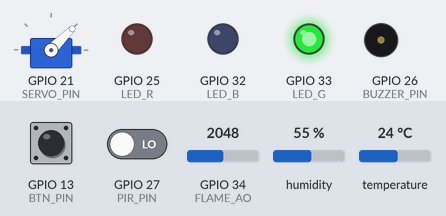
Simulated run of this sketch. Board: ESP32. Shown: servo, output pins drawn as LEDs (lit = HIGH), buzzer (waves = sounding, pin HIGH). Inputs (shaded band) come from the test bench; at power-on: temperature 24 °C, GPIO 34 (FLAME_AO) = 2048, GPIO 13 (BTN_PIN) HIGH, GPIO 27 (PIR_PIN) LOW, humidity 55 % (analog values on the 0–4095 scale). WiFi joins after 1.5 s; servers stay silent unless stated; the local clock reads 2024-03-15 10:24:30 at power-on unless the sketch sets it; storage starts empty; no MQTT or app messages arrive unless stated; what the sketch prints to the serial monitor is not drawn.

Above: at 2.7 s.
2.8 s: temperature set to 36 °C
11.5 s: temperature set to 39 °C
At 12.7 s:
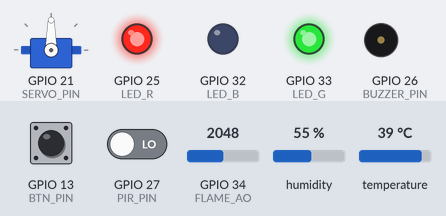
19.5 s: GPIO 34 (FLAME_AO) set to 1072
23.0 s: GPIO 34 (FLAME_AO) set to 963
At 23.23 s:
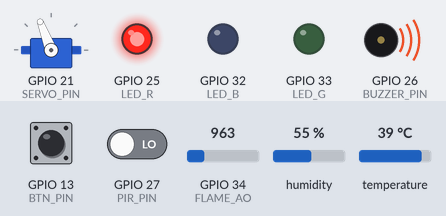
26.5 s: GPIO 13 (BTN_PIN) pulled LOW for 3.2 s
At 29.0 s:
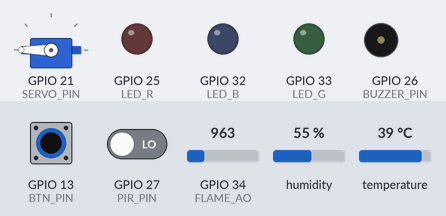
31.2 s: GPIO 13 (BTN_PIN) pulled LOW for 3.2 s
At 32.91 s:
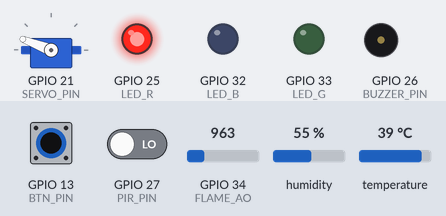
Timing chart, 0 to 36.9 s (numbered marks = the images above; inputs shaded):
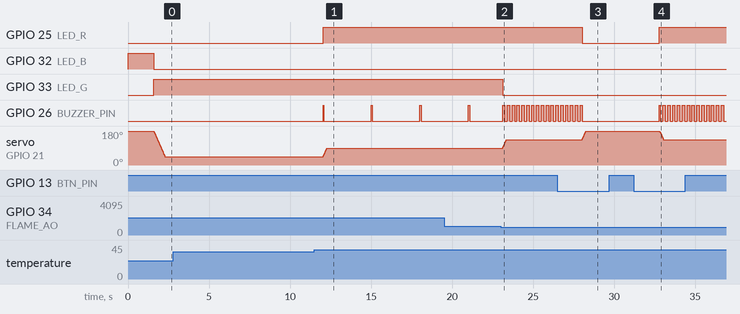

The sketch:

ForestFireIoT.ino
```cpp
/*
  Forest Fire Detection & Alert System  -  v5 (flame false-alarm fix)
  Board : ESP32 DevKit V1 (DOIT)

  Changes from v4
    - Flame detection uses the ANALOG pin only by default (USE_FLAME_DO = false).
      The digital pin (DO) was reading LOW all the time and caused a permanent ALARM.
    - Optional DEBUG_SENSORS prints AO / DO values to Serial for calibration.
    - Comments updated: power saving = CPU scaling + delay(), not light sleep.
    - Removed unused variables (alarmLatched, tServoDone).

  Requirements covered
    1. Push switch : long press (1.5 s) = system ON / OFF (low-power idle),
                     short press = mute / unmute, double press = battery saver
    2. Data        : MQTT/Node-RED + microSD CSV log (+ Serial print)
    3. Timestamps  : NTP over WiFi (UTC+7). Clock keeps running while OFF
    4. Technique   : Finite State Machine (OFF / SAFE / WARNING / ALARM)
                     + external interrupt on the button
    5. Servo       : points to a different angle for every state

  Libraries (Library Manager):
    DHT sensor library, Adafruit Unified Sensor, ESP32Servo, PubSubClient
    (SD, SPI, WiFi come with the ESP32 core)
*/

#include <WiFi.h>
#include <time.h>
#include <SPI.h>
#include <SD.h>
#include <DHT.h>
#include <ESP32Servo.h>
#include <PubSubClient.h>
#include "secrets.h"

// ---------------- USER SETTINGS ----------------
const long  GMT_OFFSET_SEC = 7 * 3600;      // Bangkok = UTC+7
const int   DST_OFFSET_SEC = 0;
#define USE_SD true                          // set false if you have no SD module
#define USE_FLAME_DO false                   // true = also use the flame module's digital pin (DO)
#define DEBUG_SENSORS false                  // true = print AO / DO values to Serial

// ---------------- Servo settings ----------------
// A normal SG90 / MG90S servo only turns 0-180 degrees, so 270 and 360 are
// impossible. Your 90/180/270/360 plan is therefore scaled by 1/2.
// Choose ONE option:
//
// OPTION A (standard 180-degree servo)  <-- default
const int SERVO_RANGE_DEG = 180;
const int ANGLE_SAFE  = 45;     // = "90"  in your plan
const int ANGLE_WARN  = 90;     // = "180"
const int ANGLE_ALARM = 135;    // = "270"
const int ANGLE_OFF   = 180;    // = "360"
//
// OPTION B (270-degree servo, e.g. some DS3218/25kg types):
//   SERVO_RANGE_DEG = 270; SAFE = 90; WARN = 180; ALARM = 270; OFF = 0
//   (a servo can never reach 360, so OFF uses 0 = the start position)
//
// A 360-degree "continuous rotation" servo can NOT hold angles - don't use it.

const int SERVO_MIN_US = 500;    // pulse width at 0 deg
const int SERVO_MAX_US = 2400;   // pulse width at SERVO_RANGE_DEG
const int SERVO_STEP_DEG = 3;    // smooth movement: degrees per step
const unsigned long SERVO_STEP_MS = 15;

// ---------------- Pin map ----------------
#define SD_CS       22      // SD SCK 18 / MOSI 23 / MISO 19
#define DHT_PIN     4
#define DHT_TYPE    DHT11
#define FLAME_AO    34
#define FLAME_DO    35
#define PIR_PIN     27
#define BTN_PIN     13      // button to GND, internal pull-up
#define BUZZER_PIN  26      // active buzzer
#define LED_R       25
#define LED_G       33
#define LED_B       32
#define SERVO_PIN   21

// ---------------- Thresholds ----------------
const float TEMP_WARN        = 38.0;
const float TEMP_ALARM       = 45.0;
const float TEMP_DRY_WARN    = 33.0;
const float HUM_DRY          = 30.0;
const int   FLAME_ANALOG_MAX = 1000;         // AO below this = flame. Calibrate!
const unsigned long PIR_WARMUP_MS    = 30000;
const unsigned long LONG_PRESS_MS    = 1500;
const unsigned long LOG_INTERVAL_MS  = 5000;
const unsigned long RESYNC_MS        = 3600000UL;   // re-sync NTP on power-on if older than 1 h
const char* LOG_FILE = "/fire_log.csv";
const unsigned long ALARM_CLEAR_MS  = 3000;    // danger must be gone this long before ALARM -> SAFE (0 = instant)
const unsigned long DOUBLE_PRESS_MS = 400;     // 2 short presses within this = battery-saver toggle

// Normal vs battery-saver timing (battery-saver only slows things down while SAFE)
const unsigned long NORM_DHT_MS = 2000, NORM_SENSOR_MS = 100;
const unsigned long ECO_DHT_MS  = 5000, ECO_SENSOR_MS  = 300, ECO_LOG_MS = 30000;
const unsigned long ECO_NAP_MS  = 100;         // idle delay between loops in battery-saver
const unsigned long MQTT_RETRY_MS = 5000;
const unsigned long TELEMETRY_MS = 5000;
const char* TELEMETRY_TOPIC = "forestfire/esp32/telemetry";
const char* COMMAND_TOPIC = "forestfire/esp32/command";
const char* STATUS_TOPIC = "forestfire/esp32/status";

// ---------------- Objects ----------------
DHT dht(DHT_PIN, DHT_TYPE);
Servo stateServo;
WiFiClient wifiClient;
PubSubClient mqtt(wifiClient);
unsigned long lastMqttAttempt = 0, lastTelemetry = 0;
bool remoteTest = false;
bool wifiStarted = false, ntpConfigured = false;

// ---------------- Finite state machine ----------------
enum SysState { SYS_OFF, SYS_SAFE, SYS_WARNING, SYS_ALARM };
SysState sys = SYS_SAFE;

// Button event type. It must be declared up here, before the first function,
// because the Arduino IDE auto-generates function prototypes at that point.
enum BtnEvent { BTN_NONE, BTN_SHORT, BTN_DOUBLE, BTN_LONG };

const char* stateName(SysState s) {
  switch (s) {
    case SYS_OFF:     return "OFF";
    case SYS_SAFE:    return "SAFE";
    case SYS_WARNING: return "WARNING";
    default:          return "ALARM";
  }
}

int servoAngleFor(SysState s) {
  switch (s) {
    case SYS_OFF:     return ANGLE_OFF;
    case SYS_SAFE:    return ANGLE_SAFE;
    case SYS_WARNING: return ANGLE_WARN;
    default:          return ANGLE_ALARM;
  }
}

// ---------------- Data ----------------
float temperature = 0, humidity = 0;
bool  dhtOk = false;
int   flameAnalog = 4095;
bool  flame = false, motion = false;
bool  muted = false;
unsigned long lastDangerAt = 0;
bool  batteryMode = false;                  // false = normal, true = battery saver
bool  servoAttached = false;
int   servoAngle = ANGLE_OFF;               // current position (starts at OFF position)

bool sdOk = false;
bool timeValid = false;
unsigned long lastSyncMs = 0;

unsigned long tDht = 0, tSensors = 0, tServo = 0, tLog = 0;

// ---------------- Button (interrupt driven) ----------------
volatile bool btnFlag = false;
volatile unsigned long btnIsrTime = 0;
bool btnTracking = false, btnLongFired = false;
bool pendingShort = false;                // waiting to see if a 2nd short press follows
unsigned long pendingShortAt = 0;
unsigned long btnDownAt = 0;

void IRAM_ATTR onButtonISR() {            // keep ISR tiny: just raise a flag
  unsigned long t = millis();
  if (t - btnIsrTime > 60) {              // simple debounce
    btnIsrTime = t;
    btnFlag = true;
  }
}

BtnEvent pollButton() {
  if (btnFlag && !btnTracking) {
    btnFlag = false;
    btnTracking = true;
    btnLongFired = false;
    btnDownAt = millis();
  }
  if (!btnTracking) {
    if (pendingShort && millis() - pendingShortAt > DOUBLE_PRESS_MS) {   // no 2nd press -> single
      pendingShort = false;
      return BTN_SHORT;
    }
    return BTN_NONE;
  }

  bool down = (digitalRead(BTN_PIN) == LOW);
  unsigned long held = millis() - btnDownAt;

  if (down && !btnLongFired && held >= LONG_PRESS_MS) {
    btnLongFired = true;
    pendingShort = false;
    return BTN_LONG;
  }
  if (!down) {
    btnTracking = false;
    btnFlag = false;
    if (!btnLongFired && held >= 30) {
      if (pendingShort && millis() - pendingShortAt <= DOUBLE_PRESS_MS) {
        pendingShort = false;
        return BTN_DOUBLE;
      }
      pendingShort = true;
      pendingShortAt = millis();
    }
  }
  return BTN_NONE;
}

// ---------------- Time (NTP) ----------------
bool syncTime() {
  Serial.print("Connecting to WiFi: ");
  Serial.println(WIFI_SSID);
  if (!wifiStarted) {
    WiFi.mode(WIFI_STA);
    WiFi.setAutoReconnect(true);
    WiFi.begin(WIFI_SSID, WIFI_PASS);
    wifiStarted = true;
  }
  unsigned long t0 = millis();
  while (WiFi.status() != WL_CONNECTED && millis() - t0 < 10000) delay(250);

  if (WiFi.status() == WL_CONNECTED) {
    Serial.println("WiFi connected");
    configTime(GMT_OFFSET_SEC, DST_OFFSET_SEC, "pool.ntp.org", "time.google.com");
    ntpConfigured = true;
    struct tm ti;
    if (getLocalTime(&ti, 8000)) {
      timeValid = true;
      lastSyncMs = millis();
      Serial.println("NTP time set");
    } else {
      Serial.println("NTP failed (no internet?)");
    }
  } else {
    Serial.println("WiFi failed (check name, password, 2.4 GHz)");
  }
  // Keep Wi-Fi active for MQTT. NTP synchronizes independently of the broker.
  return timeValid;
}

void timestamp(char* buf, size_t n) {
  time_t now = time(nullptr);
  if (timeValid && now > 1700000000) {
    struct tm ti;
    localtime_r(&now, &ti);
    strftime(buf, n, "%Y-%m-%d %H:%M:%S", &ti);
  } else {
    snprintf(buf, n, "uptime_%lus", millis() / 1000);
  }
}

// ---------------- Logging ----------------
void initSD() {
#if USE_SD
  sdOk = false;
  if (!SD.begin(SD_CS) || SD.cardType() == CARD_NONE) {
    Serial.println("SD: NOT CONNECTED - check CS=22, SCK=18, MISO=19, MOSI=23, power, and FAT32");
    return;
  }
  if (!SD.exists(LOG_FILE)) {
    File f = SD.open(LOG_FILE, FILE_WRITE);
    if (!f) {
      Serial.println("SD: card detected, but could not create /fire_log.csv");
      return;
    }
    if (!f.println("timestamp,event,state,temp_c,humidity,flame_ao,flame,motion,servo_deg")) {
      f.close();
      Serial.println("SD: card detected, but writing the CSV header failed");
      return;
    }
    f.close();
  }
  sdOk = true;
  Serial.printf("SD: CONNECTED | Card size: %llu MB | Logging to %s\n",
                SD.cardSize() / (1024ULL * 1024ULL), LOG_FILE);
#else
  Serial.println("SD: disabled in firmware settings");
#endif
}

void logRow(const char* event) {
  char ts[24];
  timestamp(ts, sizeof(ts));
  char tempField[16], humidityField[16];
  if (dhtOk) {
    snprintf(tempField, sizeof(tempField), "%.1f", temperature);
    snprintf(humidityField, sizeof(humidityField), "%.0f", humidity);
  } else {
    strcpy(tempField, "NA");
    strcpy(humidityField, "NA");
  }
  char line[160];
  snprintf(line, sizeof(line), "%s,%s,%s,%s,%s,%d,%d,%d,%d",
           ts, event, stateName(sys), tempField, humidityField,
           flameAnalog, flame, motion, servoAngle);
  char tempDisplay[24], humidityDisplay[24];
  if (dhtOk) {
    snprintf(tempDisplay, sizeof(tempDisplay), "%.1f C", temperature);
    snprintf(humidityDisplay, sizeof(humidityDisplay), "%.0f %%", humidity);
  } else {
    strcpy(tempDisplay, "unavailable");
    strcpy(humidityDisplay, "unavailable");
  }
  const char* sdStatus = "disabled";
#if USE_SD
  sdStatus = "not available";
  if (sdOk) {
    File f = SD.open(LOG_FILE, FILE_APPEND);
    if (f) {
      size_t written = f.println(line);
      f.close();
      if (written) sdStatus = "saved";
      else sdOk = false;
    } else {
      sdOk = false;
    }
  }
#endif
  // Human-readable Serial Monitor output; keep the SD file as machine-readable CSV.
  Serial.printf("Time: %s | Event: %s | State: %s | Temperature: %s | "
                "Humidity: %s | Flame AO: %d | Flame: %s | "
                "PIR motion: %s | Servo: %d deg | Buzzer: %s | Mode: %s | SD: %s\n",
                ts, event, stateName(sys),
                tempDisplay, humidityDisplay,
                flameAnalog, flame ? "DETECTED" : "clear",
                motion ? "detected" : "none", servoAngle,
                muted ? "muted" : "armed",
                batteryMode ? "battery saver" : "normal", sdStatus);
}

// Only three exact commands are accepted. A remote test may raise the alarm,
// but no remote command can clear a real flame or over-temperature alarm.
void onMqttMessage(char* topic, byte* payload, unsigned int length) {
  if (strcmp(topic, COMMAND_TOPIC) != 0 || length == 0 || length > 32) return;
  char command[33];
  memcpy(command, payload, length);
  command[length] = '\0';
  if (strcmp(command, "MUTE") == 0) { muted = true; logRow("REMOTE_MUTE"); }
  else if (strcmp(command, "UNMUTE") == 0) { muted = false; logRow("REMOTE_UNMUTE"); }
  else if (strcmp(command, "TEST_ON") == 0) { remoteTest = true; logRow("REMOTE_TEST_ON"); }
  else if (strcmp(command, "TEST_OFF") == 0) { remoteTest = false; logRow("REMOTE_TEST_OFF"); }
}

// Let the ESP32 Wi-Fi stack reconnect automatically. Calling reconnect()
// while STA is already connecting produces "sta is connecting" errors.
void serviceMqtt() {
  if (WiFi.status() != WL_CONNECTED) {
    return;
  }
  if (!ntpConfigured) {
    configTime(GMT_OFFSET_SEC, DST_OFFSET_SEC, "pool.ntp.org", "time.google.com");
    ntpConfigured = true;
  }
  if (!timeValid && time(nullptr) > 1700000000) {
    timeValid = true;
    lastSyncMs = millis();
  }
  if (!mqtt.connected()) {
    if (millis() - lastMqttAttempt >= MQTT_RETRY_MS) {
      lastMqttAttempt = millis();
      char clientId[32];
      snprintf(clientId, sizeof(clientId), "forestfire-%llX", ESP.getEfuseMac());
      if (mqtt.connect(clientId, STATUS_TOPIC, 0, true, "offline")) {
        mqtt.publish(STATUS_TOPIC, "online", true);
        mqtt.subscribe(COMMAND_TOPIC, 0);
      }
    }
    return;
  }
  mqtt.loop();
}

// Fixed JSON schema shared with the digital twin. NaN is represented as null.
void publishTelemetry() {
  if (!mqtt.connected()) return;
  char ts[24], dhtFields[64], message[320];
  timestamp(ts, sizeof(ts));
  if (dhtOk) snprintf(dhtFields, sizeof(dhtFields), "%.1f,\"humidity\":%.1f", temperature, humidity);
  else snprintf(dhtFields, sizeof(dhtFields), "null,\"humidity\":null");
  snprintf(message, sizeof(message),
    "{\"source\":\"esp32\",\"timestamp\":\"%s\",\"temperature_c\":%s,\"flame_ao\":%d,\"flame\":%s,\"motion\":%s,\"state\":\"%s\",\"muted\":%s,\"servo_deg\":%d,\"battery_saver\":%s}",
    ts, dhtFields, flameAnalog, flame ? "true" : "false", motion ? "true" : "false",
    stateName(sys), muted ? "true" : "false", servoAngle, batteryMode ? "true" : "false");
  mqtt.publish(TELEMETRY_TOPIC, message, true);
}

// ---------------- Outputs ----------------
void setLED(bool r, bool g, bool b) {
  digitalWrite(LED_R, r);                 // common cathode; invert for common anode
  digitalWrite(LED_G, g);
  digitalWrite(LED_B, b);
}

void updateOutputs() {
  if (sys == SYS_OFF) {
    setLED(0, 0, 0);
    digitalWrite(BUZZER_PIN, LOW);
    return;
  }
  if (sys == SYS_SAFE)         setLED(0, batteryMode ? ((millis() % 2000) < 150) : 1, 0);
  else if (sys == SYS_WARNING) setLED(1, 1, 0);
  else                         setLED(1, 0, 0);                 // ALARM = solid red

  if (muted || sys == SYS_SAFE)      digitalWrite(BUZZER_PIN, LOW);
  else if (sys == SYS_WARNING)       digitalWrite(BUZZER_PIN, (millis() % 3000) < 80);
  else                               digitalWrite(BUZZER_PIN, (millis() % 300) < 150);
}

// ---------------- Servo (state pointer) ----------------
void servoWriteDeg(int deg) {
  deg = constrain(deg, 0, SERVO_RANGE_DEG);
  int us = map(deg, 0, SERVO_RANGE_DEG, SERVO_MIN_US, SERVO_MAX_US);
  stateServo.writeMicroseconds(us);
}

void servoAttachIfNeeded() {
  if (!servoAttached) {
    stateServo.setPeriodHertz(50);
    stateServo.attach(SERVO_PIN, SERVO_MIN_US, SERVO_MAX_US);
    servoAttached = true;
    servoWriteDeg(servoAngle);
  }
}

void servoRelease() {                       // no PWM = no servo current
  if (servoAttached) { stateServo.detach(); servoAttached = false; }
}

// Moves one small step toward the angle that belongs to the current state.
void updateServo() {
  int target = servoAngleFor(sys);
  if (servoAngle == target) {
    return;
  }
  servoAttachIfNeeded();
  if (millis() - tServo < SERVO_STEP_MS) return;
  tServo = millis();
  if (servoAngle < target) servoAngle = min(servoAngle + SERVO_STEP_DEG, target);
  else                     servoAngle = max(servoAngle - SERVO_STEP_DEG, target);
  servoWriteDeg(servoAngle);
}

// ---------------- Sensors ----------------
void readSensors() {
  flameAnalog = analogRead(FLAME_AO);
  flame = (flameAnalog < FLAME_ANALOG_MAX);              // analog: lower value = more infrared light
#if USE_FLAME_DO
  flame = flame || (digitalRead(FLAME_DO) == LOW);       // most modules: LOW = flame
#endif
  motion = (digitalRead(PIR_PIN) == HIGH) && (millis() > PIR_WARMUP_MS);
#if DEBUG_SENSORS
  Serial.printf("AO=%d DO=%d PIR=%d\n", flameAnalog, digitalRead(FLAME_DO), digitalRead(PIR_PIN));
#endif
}

void readDHT() {
  float t = dht.readTemperature();
  float h = dht.readHumidity();
  if (isnan(t) || isnan(h)) { dhtOk = false; }
  else { temperature = t; humidity = h; dhtOk = true; }
}

// ---------------- Power on / off ----------------
void startSystem() {
  servoAttached = false;
  servoAttachIfNeeded();                  // attaches and writes the current angle
  servoWriteDeg(servoAngle);              // starts at the OFF position, then glides to SAFE
  readDHT();
  readSensors();
  muted = false;
  sys = SYS_SAFE;
  logRow("SYSTEM_ON");
}

void powerOn() {
  if (!timeValid || millis() - lastSyncMs > RESYNC_MS) syncTime();
  startSystem();
}

void powerOff() {
  logRow("SYSTEM_OFF");
  setLED(0, 0, 0);
  digitalWrite(BUZZER_PIN, LOW);

  // glide the servo to the OFF position, then release it to save power
  servoAttachIfNeeded();
  while (servoAngle != ANGLE_OFF) {
    if (servoAngle < ANGLE_OFF) servoAngle = min(servoAngle + SERVO_STEP_DEG, ANGLE_OFF);
    else                        servoAngle = max(servoAngle - SERVO_STEP_DEG, ANGLE_OFF);
    servoWriteDeg(servoAngle);
    delay(SERVO_STEP_MS);
  }
  delay(300);
  servoRelease();

  sys = SYS_OFF;
  publishTelemetry();
}

// Power saving WITHOUT light sleep (light sleep can switch off the pins/PWM that the
// PIR, button and servo use). Instead we lower the CPU clock and idle with delay().
void applyCpuFreq() {
  uint32_t f = (sys == SYS_OFF || (batteryMode && sys == SYS_SAFE)) ? 80 : 240;
  if (getCpuFrequencyMhz() != f) setCpuFrequencyMhz(f);
}

void napMs(unsigned long ms) {
  if (!btnTracking && digitalRead(BTN_PIN) == LOW) { btnFlag = true; btnIsrTime = millis(); }  // catch a press
  delay(ms);
}

void sleepUntilButton() { napMs(50); }       // OFF state: check the button every 50 ms

// ---------------- FSM step ----------------
void stepFSM(BtnEvent ev) {
  bool danger = remoteTest || flame || (dhtOk && temperature >= TEMP_ALARM);
  bool warn   = dhtOk && (temperature >= TEMP_WARN ||
                         (humidity <= HUM_DRY && temperature >= TEMP_DRY_WARN));

  if (ev == BTN_SHORT) {
    muted = !muted;
    logRow(muted ? "MUTED" : "UNMUTED");
  }

  if (danger) lastDangerAt = millis();

  SysState next = sys;
  switch (sys) {
    case SYS_SAFE:
      if (danger)     next = SYS_ALARM;
      else if (warn)  next = SYS_WARNING;
      break;
    case SYS_WARNING:
      if (danger)     next = SYS_ALARM;
      else if (!warn) next = SYS_SAFE;
      break;
    case SYS_ALARM:
      // leave ALARM automatically once the flame/heat has been gone for ALARM_CLEAR_MS
      if (!danger && millis() - lastDangerAt >= ALARM_CLEAR_MS)
        next = warn ? SYS_WARNING : SYS_SAFE;
      break;
    default:
      break;
  }
  if (sys == SYS_ALARM && next != SYS_ALARM) muted = false;   // next alarm will sound again

  if (next != sys) {
    sys = next;
    logRow("STATE_CHANGE");
    tLog = millis();
  }
}

// ---------------- Arduino ----------------
void setup() {
  Serial.begin(115200);

  pinMode(FLAME_DO, INPUT);
  pinMode(PIR_PIN, INPUT);
  pinMode(BTN_PIN, INPUT_PULLUP);
  pinMode(BUZZER_PIN, OUTPUT);
  pinMode(LED_R, OUTPUT);
  pinMode(LED_G, OUTPUT);
  pinMode(LED_B, OUTPUT);
  analogReadResolution(12);
  attachInterrupt(digitalPinToInterrupt(BTN_PIN), onButtonISR, FALLING);

  dht.begin();
  stateServo.setPeriodHertz(50);

  setLED(0, 0, 1);                    // blue = booting

  syncTime();
  mqtt.setServer(MQTT_HOST, MQTT_PORT);
  mqtt.setCallback(onMqttMessage);
  mqtt.setBufferSize(512);
  initSD();
  startSystem();
}

bool eco() { return batteryMode && sys == SYS_SAFE; }   // slow + idle only while SAFE

void toggleBatteryMode() {
  batteryMode = !batteryMode;
  if (!batteryMode) servoAttachIfNeeded();
  logRow(batteryMode ? "MODE_BATTERY_SAVER" : "MODE_NORMAL");
  tLog = millis();
}

void loop() {
  unsigned long now = millis();
  BtnEvent ev = pollButton();

  if (ev == BTN_LONG) {               // push switch: system ON / OFF
    if (sys == SYS_OFF) powerOn(); else powerOff();
    return;
  }

  applyCpuFreq();

  if (sys == SYS_OFF) {               // power-saving state
    serviceMqtt();
    sleepUntilButton();
    return;
  }

  if (ev == BTN_DOUBLE) { toggleBatteryMode(); ev = BTN_NONE; }
  serviceMqtt();

  bool slow = eco();
  if (now - tDht >= (slow ? ECO_DHT_MS : NORM_DHT_MS))           { tDht = now; readDHT(); }
  if (now - tSensors >= (slow ? ECO_SENSOR_MS : NORM_SENSOR_MS)) { tSensors = now; readSensors(); }

  stepFSM(ev);
  updateServo();
  updateOutputs();

  if (now - tLog >= (slow ? ECO_LOG_MS : LOG_INTERVAL_MS))         { tLog = now; logRow("PERIODIC"); }
  if (now - lastTelemetry >= TELEMETRY_MS) { lastTelemetry = now; publishTelemetry(); }

  if (eco()) napMs(ECO_NAP_MS);       // battery saver: idle between loops (80 MHz clock)
}
```

Source omitted: secrets.example.h (178 bytes)

Measured:
- the behaviour switches between 37 and 38 °C on temperature (found by bisection; images 0 and 1)
- the behaviour switches between 1000 and 999 on GPIO 34 (FLAME_AO) (found by bisection; images 1 and 2)
- after the input at 2.8 s, every drawn part: stays the same
- after the input at 11.5 s, GPIO 25 (LED_R): LOW → HIGH after 0.55 s; GPIO 26 (BUZZER_PIN): alternates HIGH for 0.08 s and LOW for 2.9 s, starting after 0.55 s; servo on GPIO 21 (SERVO_PIN): 45° → 90° after 0.55 s
- after the input at 23.0 s, GPIO 33 (LED_G): HIGH → LOW after 0.11 s; servo on GPIO 21 (SERVO_PIN): 90° → 135° after 0.11 s
- after the input at 26.5 s, GPIO 25 (LED_R): HIGH → LOW after 1.5 s; GPIO 26 (BUZZER_PIN): goes on until 28.0 s, then stays LOW; servo on GPIO 21 (SERVO_PIN): 135° → 180° after 1.5 s
- after the input at 31.2 s, GPIO 25 (LED_R): LOW → HIGH after 1.6 s; GPIO 26 (BUZZER_PIN): LOW → HIGH after 1.6 s, then repeats every 0.30 s: LOW 0.15 s, HIGH 0.15 s; servo on GPIO 21 (SERVO_PIN): 180° → 135° after 1.6 s
